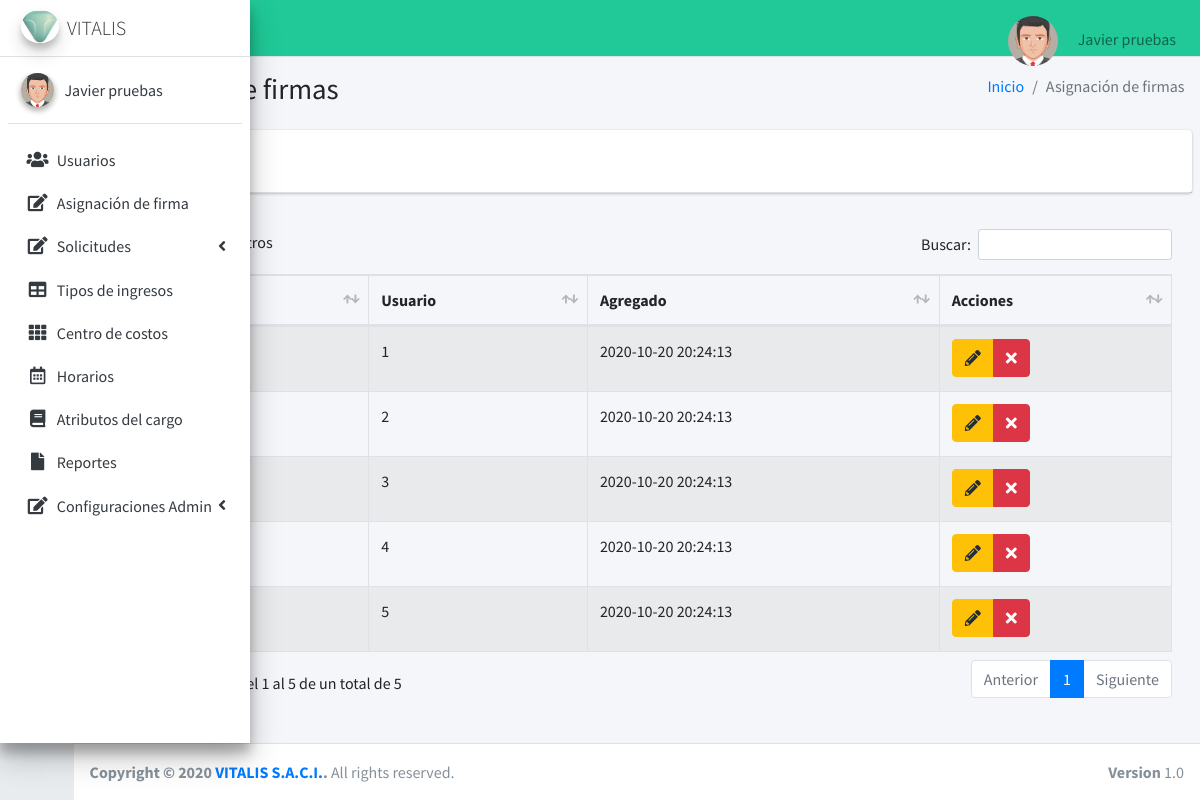
Before: /asignacionFirma (signed in) with the older database file.
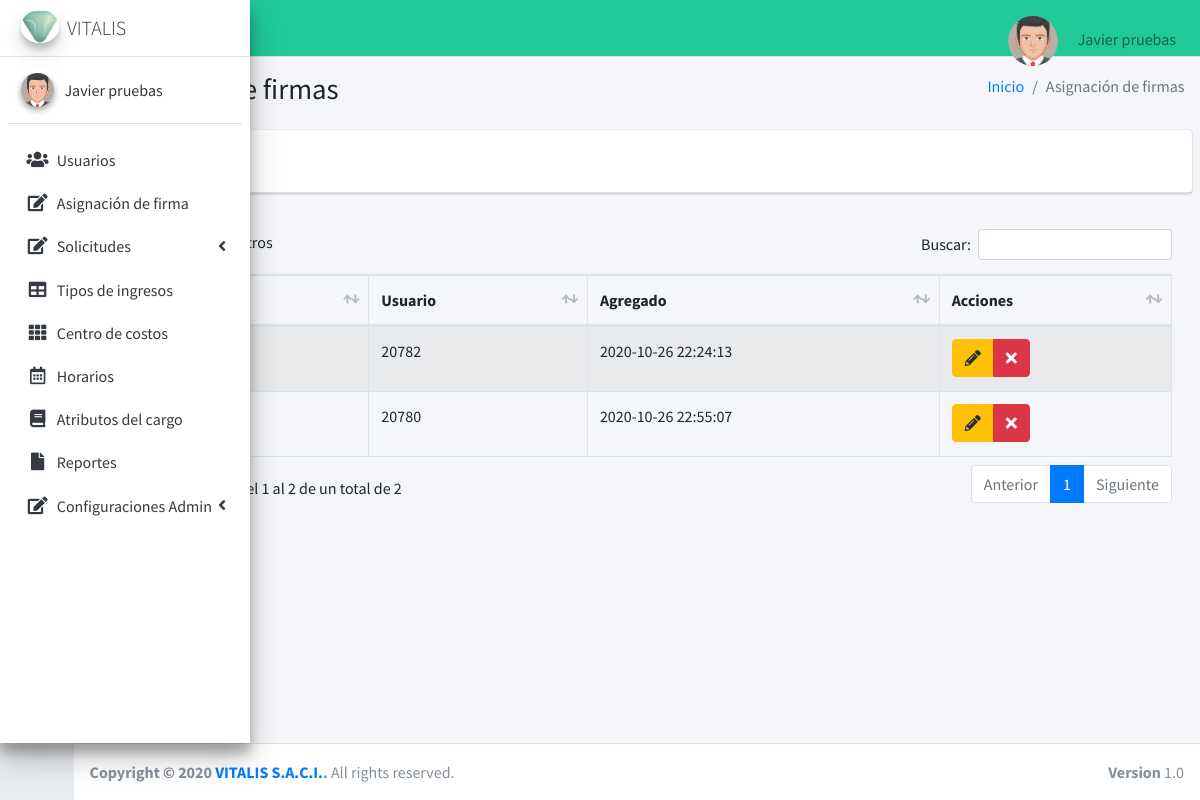
After: the same page with the newer database file.
### tables this page shows
CREATE TABLE `firmas` (
  `id` int(11) NOT NULL,
  `id_usuario` int(11) NOT NULL,
  `imagen` text DEFAULT NULL,
  `fecha` timestamp NOT NULL DEFAULT current_timestamp()
);

### controladores/plantilla.controlador.php (called while the page is built)
<?php
class ControladorPlantilla{
    static public function ctrPlantilla(){
        include "vistas/plantilla.php";
    }
}

### index.php (called while the page is built, shortened)
<?php
  require_once "controladores/plantilla.controlador.php";
  require_once "controladores/usuarios.controlador.php";
  require_once "controladores/firmas.controlador.php";
  require_once "controladores/centroCostos.controlador.php";
  require_once "modelos/firmas.modelo.php";
  $plantilla =new ControladorPlantilla();
  $plantilla -> ctrPlantilla();
  ?>

### controladores/firmas.controlador.php (called while the page is built, shortened)
<?php
class ControladorFirmas{
    static public function ctrMostrarFirmas($item, $valor){
        $tabla = "firmas";
        $respuesta = ModeloFirmas::mdlMostrarFirmas($tabla, $item, $valor);
        return $respuesta;
    }
}

### modelos/conexion.php (called while the page is built)
<?php
class Conexion{
	static public function conectar(){
		$link = new PDO("mysql:host=localhost;dbname=vitaweb",
			            "root",
			            "");
		$link->exec("set names utf8");
		return $link;
	}
}

### modelos/firmas.modelo.php (called while the page is built, shortened)
<?php
require_once "conexion.php";
class ModeloFirmas{
    static public function mdlMostrarFirmas($tabla, $item, $valor){
        if ($item !=null){
            $stmt = Conexion::conectar()->prepare("SELECT * FROM $tabla WHERE $item = :$item");
            $stmt -> bindParam(":".$item, $valor, PDO::PARAM_STR);
            $stmt -> execute();
            return $stmt -> fetch();
        }else {
            $stmt = Conexion::conectar()->prepare("SELECT * FROM $tabla");
            $stmt -> execute();
            return $stmt ->fetchAll();
        }
    }
}

### vistas/modulos/asignacionFirma.php (the view, shortened to what this page needs)
<div class="content-wrapper">
  <section class="content-header">
    <div class="container-fluid">
      <div class="row mb-2">
        <div class="col-sm-6">
          <h1>Asignación de firmas</h1>
        </div>
        <div class="col-sm-6">
          <ol class="breadcrumb float-sm-right">
            <li class="breadcrumb-item"><a href="inicio">Inicio</a></li>
            <li class="breadcrumb-item active">Asignación de firmas</li>
          </ol>
        </div>
      </div>
    </div>
  </section>
  <section class="content">
    <div class="card">
      <div class="card-header">
        <button type="button" class="btn btn-primary" data-toggle="modal" data-target="#AgregarFirma">
        </button>
      </div>
    </div>
    <div class="card-body">
      <table id="example1" class="table table-bordered table-striped">
        <thead>
          <tr>
            <th style="width: 10px;" >#</th>
            <th>Imagen</th>
            <th>Usuario</th>
            <th>Agregado</th>
            <th>Acciones</th>
          </tr>
        </thead>
        <tbody>
        <?php
          $item = null;
          $valor = null;
          $firmas = ControladorFirmas::ctrMostrarFirmas($item, $valor);
          foreach ($firmas as $key => $value) {
            echo '<tr>
                    <td>'.($key+1).'</td>';
                    if ($value["imagen"] != ""){
                      echo '<td><img src="'.$value["imagen"].'" class="img-thumbnail" width="40px"></td>';
                    }else {
                      echo'<td><img src="vistas/img/firmas/default/firma2.png" class="img-thumbnail" width="40px"></td>';
                    }
                    echo' <td>'.$value["id_usuario"].'</td>
                    <td>'.$value["fecha"].'</td>
                    <td>
                      <div class="btn-group">
                        <button class="btn btn-warning"><i class="fas fa-pencil-alt"></i></button>
                        <button class="btn btn-danger"><i class="fa fa-times"></i></button>
                      </div>
                    </td>
                  </tr>';
          }
        ?>
        </tbody>
      </table>
    </div>
</div>
</div>

### vistas/plantilla.php (shortened to what this page needs)
<!DOCTYPE html>
<html>
<head>
  <link rel="stylesheet" href="vistas/plugins/fontawesome-free/css/all.min.css">
  <link rel="stylesheet" href="https://code.ionicframework.com/ionicons/2.0.1/css/ionicons.min.css">
  <link rel="stylesheet" href="vistas/plugins/datatables-bs4/css/dataTables.bootstrap4.min.css">
  <link rel="stylesheet" href="vistas/plugins/datatables-responsive/css/responsive.bootstrap4.min.css">
  <link rel="stylesheet" href="vistas/plugins/tempusdominus-bootstrap-4/css/tempusdominus-bootstrap-4.min.css">
  <link rel="stylesheet" href="vistas/plugins/icheck-bootstrap/icheck-bootstrap.min.css">
  <link rel="stylesheet" href="vistas/plugins/jqvmap/jqvmap.min.css">
  <link rel="stylesheet" href="vistas/dist/css/adminlte.css">
  <link rel="stylesheet" href="vistas/plugins/overlayScrollbars/css/OverlayScrollbars.min.css">
  <link rel="stylesheet" href="vistas/plugins/daterangepicker/daterangepicker.css">
  <link rel="stylesheet" href="vistas/plugins/summernote/summernote-bs4.css">
</head>
<body class="hold-transition sidebar-collapse sidebar-mini login-page">
  <?php
  if (isset($_SESSION["iniciarSesion"]) && $_SESSION["iniciarSesion"] == "ok") {
    echo '<div class="wrapper">';
    include "modulos/nav.php";
    include "modulos/menu.php";
    if (isset($_GET["ruta"])) {
      if (
        $_GET["ruta"] == "inicio" ||
        $_GET["ruta"] == "usuarios" ||
        $_GET["ruta"] == "asignacionFirma" ||
        $_GET["ruta"] == "administrarsolicitudes" ||
        $_GET["ruta"] == "crear-solicitud" ||
        $_GET["ruta"] == "editar-solicitud" ||
        $_GET["ruta"] == "tiposIngreso" ||
        $_GET["ruta"] == "centroCostos" ||
        $_GET["ruta"] == "horarios" ||
        $_GET["ruta"] == "atributosCargo" ||
        $_GET["ruta"] == "reportes" ||
        $_GET["ruta"] == "configuraciones" ||
        $_GET["ruta"] == "configurarCorreo" ||
        $_GET["ruta"] == "datosFormato" ||
        $_GET["ruta"] == "perfiles" ||
        $_GET["ruta"] == "login" ||
        $_GET["ruta"] == "salir"
      ) {
        include "modulos/" . $_GET["ruta"] . ".php";
      } else {
        include "modulos/404.php";
      }
    } else {
      include "modulos/inicio.php";
    }
    include "modulos/footer.php";
  } else {
    include "modulos/login.php";
  }
  ?>
</body>
</html>

### vistas/modulos/nav.php (shortened to what this page needs)
<nav class="main-header navbar navbar-expand navbar-teal navbar-light">
    <ul class="navbar-nav">
        <li class="nav-item">
            <a class="nav-link" data-widget="pushmenu" href="#" role="button"><i class="fas fa-bars"></i></a>
        </li>
    </ul>
    <ul class="navbar-nav ml-auto">
        <li class="nav-item dropdown user-menu">
            <a href="#" class="nav-link dropdown-toggle" data-toggle="dropdown" aria-expanded="false">
            <?php
                   if ($_SESSION["foto"] != ""){
                   echo '<img src="'.$_SESSION["foto"].'"class="img-size-50 mr-3 img-circle">';
                   }else {
                   echo '<img src="vistas/img/usuarios/user1.jpg" class="img-size-50 mr-3 img-circle">';
                   }
                   ?>
                <span class="d-none d-md-inline"> <?php echo $_SESSION["nombre"]; ?></span>
            </a>
        </li>
    </ul>
</nav>

### vistas/modulos/menu.php (shortened to what this page needs)
<aside class="main-sidebar sidebar-light-primary elevation-4">
    <a href="inicio" class="brand-link">
      <img src="vistas/dist/img/logo3.png" alt="AdminLTE Logo" class="brand-image img-circle elevation-3"
           style="opacity: .8">
      <span class="brand-text font-weight-light">VITALIS</span>
    </a>
    <div class="sidebar">
      <div class="user-panel mt-3 pb-3 mb-3 d-flex">
        <div class="image">
        <?php
                   if ($_SESSION["foto"] != ""){
                    echo '<img src="'.$_SESSION["foto"].'"class="img-circle elevation-2">';
                   }else {
                    echo '<img src="vistas/img/usuarios/user5.png" class="img-circle elevation-2" alt="User Image">';
                   }
                ?>
        </div>
        <div class="info">
          <a href="#" class="d-block"><?php echo $_SESSION["nombre"]; ?></a>
        </div>
      </div>
      <nav class="mt-2">
        <ul class="nav nav-pills nav-sidebar flex-column" data-widget="treeview" role="menu" data-accordion="false">
               <li class="nav-item">
            <a href="usuarios" class="nav-link">
              <i class="nav-icon fas fa-users"></i>
              <p>
                Usuarios
              </p>
            </a>
            <li class="nav-item">
            <a href="asignacionFirma" class="nav-link">
              <i class="nav-icon fas fa-edit"></i>
              <p>
                Asignación de firma
              </p>
            </a>
            <li class="nav-item has-treeview">
            <a href="#" class="nav-link">
            <i class="nav-icon fas fa-edit"></i>
              <p>
                Solicitudes
                <i class="right fas fa-angle-left"></i>
              </p>
            </a>
          </li>
          <li class="nav-item">
            <a href="tiposIngreso" class="nav-link">
            <i class="nav-icon fas fa-table"></i>
              <p>
                Tipos de ingresos
              </p>
            </a>
          </li>
          <li class="nav-item">
            <a href="centroCostos" class="nav-link">
              <i class="nav-icon fas fa-th"></i>
              <p>
                Centro de costos
              </p>
            </a>
          </li>
          <li class="nav-item">
            <a href="horarios" class="nav-link">
              <i class="nav-icon far fa-calendar-alt"></i>
              <p>
                Horarios
              </p>
            </a>
          </li>
          <li class="nav-item">
            <a href="atributosCargo" class="nav-link">
              <i class="nav-icon fas fa-book"></i>
              <p>
                Atributos del cargo
              </p>
            </a>
          </li>
          <li class="nav-item">
            <a href="reportes" class="nav-link">
              <i class="nav-icon fas fa-file"></i>
              <p>
                Reportes
              </p>
            </a>
          </li>
          <li class="nav-item has-treeview">
            <a href="configuraciones" class="nav-link">
            <i class="nav-icon fas fa-edit"></i>
              <p>
                Configuraciones Admin
                <i class="right fas fa-angle-left"></i>
              </p>
            </a>
          </li>
            </ul>
      </nav>
    </div>
  </aside>

### vistas/modulos/footer.php
<footer class="main-footer">
    <strong>Copyright &copy; 2020 <a href="#">VITALIS S.A.C.I.</a>.</strong>
    All rights reserved.
    <div class="float-right d-none d-sm-inline-block">
      <b>Version</b> 1.0
    </div>
  </footer>

Changed rows visible on the page:
removed firmas: id_usuario "1", fecha "2020-10-20 20:24:13"
removed firmas: id_usuario "2", fecha "2020-10-20 20:24:13"
removed firmas: id_usuario "3", fecha "2020-10-20 20:24:13"
removed firmas: id_usuario "4", fecha "2020-10-20 20:24:13"
removed firmas: id_usuario "5", fecha "2020-10-20 20:24:13"
added firmas: id_usuario "20782", fecha "2020-10-26 22:24:13"
added firmas: id_usuario "20780", fecha "2020-10-26 22:55:07"
Other visible differences:
text written by a page script: "Buscar: Mostrando registros del 1 al 5 de un total de 5 Anterior 1 Siguiente" → "Buscar: Mostrando registros del 1 al 2 de un total de 2 Anterior 1 Siguiente"
